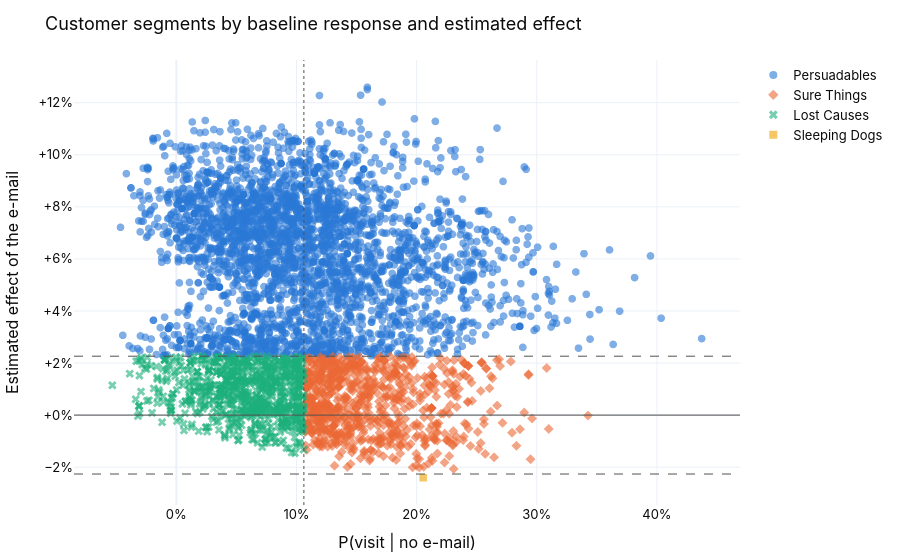

Source (notebook cell):
### Code cell
save(quadrant_plot(mu0, tau[best], seg, threshold, delta), "segments", height=600)

### Figure 1 — Plotly figure (JSON) as saved in the notebook; plotly's stock layout.template omitted (floating-point values rounded to 4 significant figures; data arrays with more than 128 entries replaced by an {"elided": "..."} marker saying what was removed)
{"data": [{"hovertemplate": "baseline %{x:.1%}<br>effect %{y:+.1%}<extra>Persuadables</extra>", "marker": {"color": "#2a78d6", "line": {"width": 0}, "opacity": 0.6, "size": 8, "symbol": "circle"}, "mode": "markers", "name": "Persuadables", "type": "scattergl", "x": {"elided": "3361 float values"}, "y": {"elided": "3361 float values"}}, {"hovertemplate": "baseline %{x:.1%}<br>effect %{y:+.1%}<extra>Sure Things</extra>", "marker": {"color": "#eb6834", "line": {"width": 0}, "opacity": 0.6, "size": 8, "symbol": "diamond"}, "mode": "markers", "name": "Sure Things", "type": "scattergl", "x": {"elided": "795 float values"}, "y": {"elided": "795 float values"}}, {"hovertemplate": "baseline %{x:.1%}<br>effect %{y:+.1%}<extra>Lost Causes</extra>", "marker": {"color": "#1baf7a", "line": {"width": 0}, "opacity": 0.6, "size": 8, "symbol": "x"}, "mode": "markers", "name": "Lost Causes", "type": "scattergl", "x": {"elided": "843 float values"}, "y": {"elided": "843 float values"}}, {"hovertemplate": "baseline %{x:.1%}<br>effect %{y:+.1%}<extra>Sleeping Dogs</extra>", "marker": {"color": "#eda100", "line": {"width": 0}, "opacity": 0.6, "size": 8, "symbol": "square"}, "mode": "markers", "name": "Sleeping Dogs", "type": "scattergl", "x": [0.2054], "y": [-0.02406]}], "layout": {"font": {"color": "#0b0b0b", "family": "Inter, Helvetica, Arial, sans-serif", "size": 13}, "margin": {"b": 40, "l": 40, "r": 30, "t": 60}, "shapes": [{"line": {"color": "#52514e", "dash": "dash", "width": 1}, "type": "line", "x0": 0, "x1": 1, "xref": "x domain", "y0": 0.02263, "y1": 0.02263, "yref": "y"}, {"line": {"color": "#52514e", "dash": "dash", "width": 1}, "type": "line", "x0": 0, "x1": 1, "xref": "x domain", "y0": -0.02263, "y1": -0.02263, "yref": "y"}, {"line": {"color": "#52514e", "width": 1}, "type": "line", "x0": 0, "x1": 1, "xref": "x domain", "y0": 0, "y1": 0, "yref": "y"}, {"line": {"color": "#52514e", "dash": "dot", "width": 1}, "type": "line", "x0": 0.1062, "x1": 0.1062, "xref": "x", "y0": 0, "y1": 1, "yref": "y domain"}], "title": {"text": "Customer segments by baseline response and estimated effect"}, "xaxis": {"tickformat": ".0%", "title": {"text": "P(visit | no e-mail)"}}, "yaxis": {"tickformat": "+.0%", "title": {"text": "Estimated effect of the e-mail"}}}}
